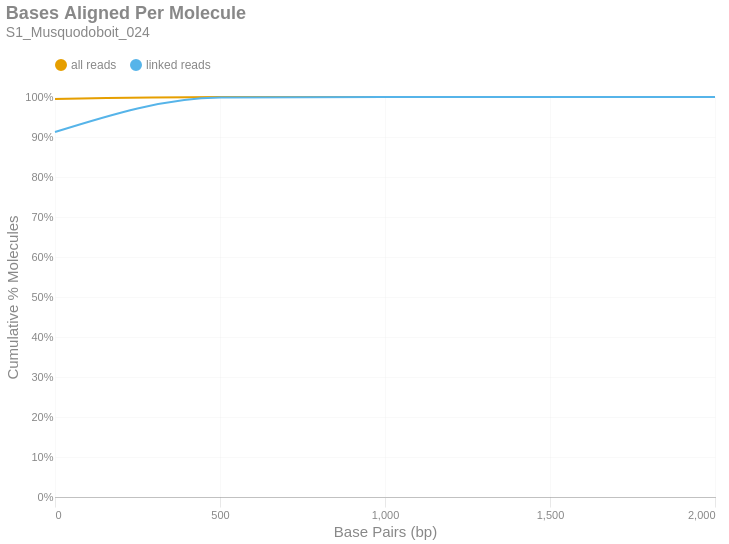

The code cell stored with this chart in its notebook:
### Markdown cell above
### Bases Aligned Per Molecule
This is a cumulative frequency distribution showing the number of base pairs aligned per unique molecule. These data are shown in 500 bp bins. There are two distributions: one with `all reads` (yellow) and another with only `linked reads` (blue). The percent of molecules in the `linked reads` distribution is relative to the total number of linked molecules.

### Code cell
if SKIPLR:
    print_html(f"Skipped")
else:
    binned_df = consolidated_hist(valids['aligned_bp'], mask, 500, True)
    with SafeRender(binned_df):
        (
            density_plot(binned_df, 'Bases Aligned Per Molecule', samplename, 'basesper')
            .encode(
                x=alt.X('bin:Q', title="Base Pairs (bp)").axis(tickMinStep=500).scale(padding=0),
                y=alt.Y('value:Q', title='Cumulative % Molecules')
                    .axis(format='%')
                    .scale(domain = [0,1])
                    .stack(False),
                color=alt.Color("key:N").scale(domain = ["all reads", "linked reads"]),
                tooltip = [
                    alt.Tooltip("key:N", title = "Data Type"),
                    alt.Tooltip("range_label:N", title="Bases Aligned Per Molecule"),
                    alt.Tooltip("value:Q", format = ".2%", title="% Molecules (Cum.)")
                ]
            )
        ).display()

### Figure 1 — Vega-Lite specification as saved in the notebook (floating-point values rounded to 4 significant figures)
{"width": "container", "height": 400, "config": {"title": {"anchor": "start", "dy": -15, "fontSize": 18, "color": "#888888", "subtitleColor": "#888888", "subtitleFontSize": 14}, "arc": {"fill": "#0072B2"}, "axis": {"domainColor": "#888888", "domainWidth": 0.5, "gridWidth": 0.2, "grid": false, "titleFontWeight": 400, "titleFontSize": 15, "labelFontSize": 11, "labelColor": "#888888", "tickColor": "#888888", "tickWidth": 0.2, "titleColor": "#888888"}, "axisBand": {"grid": false}, "axisX": {"grid": true, "tickSize": 10, "domainCap": "round"}, "axisY": {"domain": false, "grid": true, "tickSize": 0, "domainCap": "round"}, "background": "transparent", "header": {"labelFontSize": 15, "labelColor": "#888888", "titleFontSize": 15, "titleFontWeight": 600, "titleColor": "#888888"}, "legend": {"labelFont": "sans-serif", "labelFontSize": 12, "labelColor": "#888888", "symbolSize": 100, "symbolType": "circle", "titleFontSize": 12, "titlePadding": 10, "titleColor": "#888888", "title": null, "orient": "top"}, "range": {"category": ["#E69F00", "#56B4E9", "#009E73", "#F0E442", "#0072B2", "#D55E00", "#CC79A7", "#000000"], "diverging": ["#cfe8f3", "#a2d4ec", "#73bfe2", "#46abdb", "#1696d2", "#12719e"]}, "area": {"fill": "#0072B2", "fillOpacity": 0.7, "line": true, "strokeOpacity": 0.7}, "line": {"color": "#0072B2", "stroke": "#0072B2", "strokeWidth": 2}, "trail": {"color": "#0072B2", "stroke": "#0072B2", "strokeWidth": 0, "size": 1}, "point": {"filled": true, "fillOpacity": 1.0, "size": 95}, "text": {"color": "#888888", "fontSize": 11, "align": "right", "fontWeight": 400, "size": 11}, "bar": {"fill": "#0072B2", "stroke": null}, "view": {"stroke": null, "continuousWidth": 660, "continuousHeight": 400}}, "data": {"name": "data-0cff1c1b4eb5eaa9c4d5229a872fdc06"}, "mark": {"type": "line", "interpolate": "monotone", "point": {"opacity": 0, "size": 275}}, "encoding": {"color": {"field": "key", "scale": {"domain": ["all reads", "linked reads"]}, "type": "nominal"}, "tooltip": [{"field": "key", "title": "Data Type", "type": "nominal"}, {"field": "range_label", "title": "Bases Aligned Per Molecule", "type": "nominal"}, {"field": "value", "format": ".2%", "title": "% Molecules (Cum.)", "type": "quantitative"}], "x": {"axis": {"tickMinStep": 500}, "field": "bin", "scale": {"padding": 0}, "title": "Base Pairs (bp)", "type": "quantitative"}, "y": {"axis": {"format": "%"}, "field": "value", "scale": {"domain": [0, 1]}, "stack": false, "title": "Cumulative % Molecules", "type": "quantitative"}}, "params": [{"name": "param_c36ac31b6afebe62", "select": {"type": "point", "fields": ["key"]}, "bind": "legend"}], "title": {"text": "Bases Aligned Per Molecule", "subtitle": "S1_Musquodoboit_024"}, "transform": [{"fold": ["all reads (cumsum)", "linked reads (cumsum)"]}, {"calculate": "replace(datum.key, ' (cumsum)', '')", "as": "key"}, {"filter": {"param": "param_c36ac31b6afebe62"}}], "usermeta": {"embedOptions": {"downloadFileName": "S1_Musquodoboit_024.basesper"}}, "$schema": "https://vega.github.io/schema/vega-lite/v6.1.0.json", "datasets": {"data-0cff1c1b4eb5eaa9c4d5229a872fdc06": [{"bin": "0.0", "interval": "0.0-500.0", "all reads": 0.995, "linked reads": 0.9126, "all reads (cumsum)": 0.995, "linked reads (cumsum)": 0.9126, "range_label": "0-499"}, {"bin": "500.0", "interval": "500.0-1000.0", "all reads": 0.004929, "linked reads": 0.08626, "all reads (cumsum)": 0.9999, "linked reads (cumsum)": 0.9988, "range_label": "500-999"}, {"bin": "1000.0", "interval": "1000.0-1500.0", "all reads": 8.486e-05, "linked reads": 0.001151, "all reads (cumsum)": 1.0, "linked reads (cumsum)": 1.0, "range_label": "1000-1499"}, {"bin": "1500.0", "interval": "1500.0-2000.0", "all reads": 9.589e-07, "linked reads": 9.359e-06, "all reads (cumsum)": 1.0, "linked reads (cumsum)": 1.0, "range_label": "1500-1999"}, {"bin": "2000.0", "interval": "2000.0-2500.0", "all reads": 9.589e-07, "linked reads": 0.0, "all reads (cumsum)": 1.0, "linked reads (cumsum)": 1.0, "range_label": "2000-2499"}]}}
